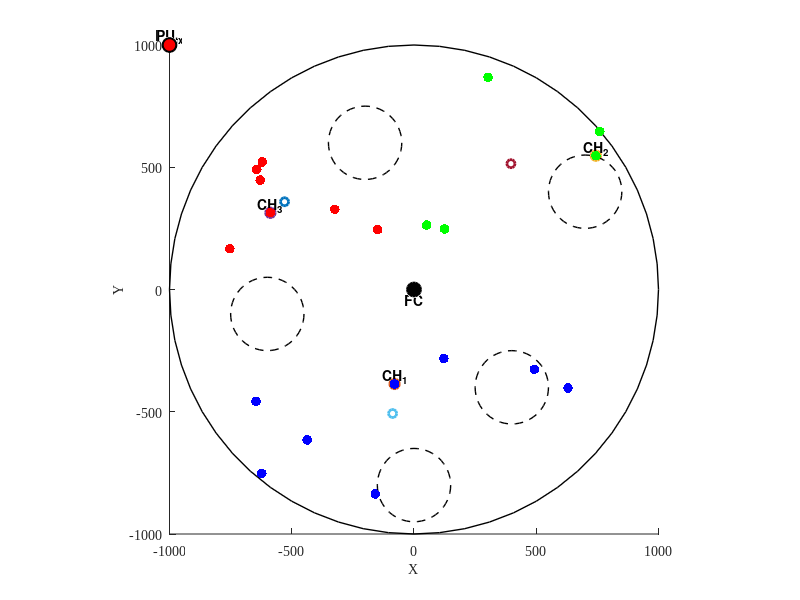

Source code (MATLAB):
clear variables; close all; clc; 

%% Parâmetros
m_T                        = 20; % Número de usuários secundários
c_max                      = 3; % Número máximo de clusters
r                          = 1000; % Área de cobertura, m
PU                         = 1; % Transmissor primário
xPU                        = -r; % Coordenada x do PU
yPU                        = r; % Coordenada y do PU
xFC                        = 0; % Coordenada x do FC, igual yFC

%% Áreas de sombras
raio_1                     = 150; 
x_center_1                 = -200;
y_center_1                 = 600; 

raio_2                     = 150; 
x_center_2                 = 700; 
y_center_2                 = 400; 

raio_3                     = 150;
x_center_3                 = 400; 
y_center_3                 = -400; 

raio_4                     = 150; 
x_center_4                 = 0; 
y_center_4                 = -800; 

raio_5                     = 150; 
x_center_5                 = -600; 
y_center_5                 = -100; 


%% Gerar X e Y aleatoriamente com distribuição uniforme
p = sqrt(rand(1, m_T));  % Distribuição radial para manter a uniformidade
theta = 2 * pi * rand(1, m_T);  % Ângulo aleatório entre 0 e 2π
x = p .* cos(theta) * r;  % Coordenada x
y = p .* sin(theta) * r;  % Coordenada y

coords = [x; y];

% % Plot dos pontos gerados
% figure(1);
% hold on;
% % Alterar a fonte globalmente
% set(gca, 'FontName', 'Times New Roman'); % Configura a fonte dos eixos
% set(findall(gcf,'type','text'), 'FontName', 'Times New Roman'); % Configura a fonte de todos os textos na figura
% 
% % Plot PU
% scatter(xPU, yPU, 100, 'r^', 'MarkerEdgeColor', 'k', 'MarkerFaceColor', 'r', 'LineWidth', 1.5);
% text(xPU, yPU + 5, '\bf{PU}_{tx}', 'HorizontalAlignment', 'center', 'VerticalAlignment', 'bottom', 'FontSize', 10, 'FontWeight', 'bold');
% % Plot FC
% scatter(xFC, xFC, 100, 'g^', 'MarkerEdgeColor', 'k', 'MarkerFaceColor', 'k', 'LineWidth', 1.5); 
% text(xFC, xFC - 15, 'FC', 'HorizontalAlignment', 'center', 'VerticalAlignment', 'top', 'FontSize', 10, 'FontWeight', 'bold');
% 
% legendLabels = {'Primary User (PU)', 'Fusion Center (FC)', 'Secondary User (SUs)'};
% 
% % scatter(x, y, 50, 'bo', 'MarkerFaceColor', 'b', 'LineWidth', 1.5);
% scatter(x, y, 'b', 'filled');  
% for i = 1:m_T
%     text(x(i), y(i), sprintf('%d', i), 'VerticalAlignment', 'bottom', 'HorizontalAlignment', 'right');
% end
% 
%  % % Zonas sombreadas
% rectangle('Position', [x_center_1 - raio_1, y_center_1 - raio_1, 2*raio_1, 2*raio_1], 'Curvature', [1, 1], 'EdgeColor', [0 0 0], 'LineWidth', 1, 'LineStyle', '--'); % Desenha a área obstáculo
% rectangle('Position', [x_center_2 - raio_2, y_center_2 - raio_2, 2*raio_2, 2*raio_2], 'Curvature', [1, 1], 'EdgeColor', [0 0 0], 'LineWidth', 1, 'LineStyle', '--');
% rectangle('Position', [x_center_3 - raio_3, y_center_3 - raio_3, 2*raio_3, 2*raio_3], 'Curvature', [1, 1], 'EdgeColor', [0 0 0], 'LineWidth', 1, 'LineStyle', '--');
% rectangle('Position', [x_center_4 - raio_4, y_center_4 - raio_4, 2*raio_4, 2*raio_4], 'Curvature', [1, 1], 'EdgeColor', [0 0 0], 'LineWidth', 1, 'LineStyle', '--');
% rectangle('Position', [x_center_5 - raio_5, y_center_5 - raio_5, 2*raio_5, 2*raio_5], 'Curvature', [1, 1], 'EdgeColor', [0 0 0], 'LineWidth', 1, 'LineStyle', '--');
% 
% % % Adicionar legenda nas zonas sombreadas
% % text(x_center_1, y_center_1, 'Shadowed Areas 1', 'HorizontalAlignment', 'center', 'VerticalAlignment', 'middle', 'FontSize', 7, 'FontWeight', 'bold', 'Color', 'k'); % Adiciona rótulo à área obstáculo
% % text(x_center_2, y_center_2, 'Shadowed Areas 2', 'HorizontalAlignment', 'center', 'VerticalAlignment', 'middle', 'FontSize', 7, 'FontWeight', 'bold', 'Color', 'k');
% % text(x_center_3, y_center_3, 'Shadowed Areas 3', 'HorizontalAlignment', 'center', 'VerticalAlignment', 'middle', 'FontSize', 7, 'FontWeight', 'bold', 'Color', 'k');
% % text(x_center_4, y_center_4, 'Shadowed Areas 4', 'HorizontalAlignment', 'center', 'VerticalAlignment', 'middle', 'FontSize', 7, 'FontWeight', 'bold', 'Color', 'k');
% % text(x_center_5, y_center_5, 'Shadowed Areas 5', 'HorizontalAlignment', 'center', 'VerticalAlignment', 'middle', 'FontSize', 7, 'FontWeight', 'bold', 'Color', 'k');
% 
% % Adicionando o círculo de cobertura ao gráfico
% rectangle('Position', [xFC - r, xFC - r, 2*r, 2*r], 'Curvature', [1, 1], 'EdgeColor', [0 0 0], 'LineWidth', 1) %.5, 'LineStyle', '--');
% axis equal;
% 
% % grid on;
% hold off;
% xlim([-r, r]);
% ylim([-r, r]);
% xlabel('X');
% ylabel('Y');
% title('Distribuição espacial dos SUs');
% legend(legendLabels, 'Location', 'best');


x = coords(1, :);  % Coordenadas X dos SUs
y = coords(2, :);  % Coordenadas Y dos SUs


% Usar k-means clustering para formar c_max clusters
[idx, centroids] = kmeans([x;y]',c_max);

% Array para armazenar as coordenadas dos SUs. Uso apenas plotar a figura 2 
SU = cell(c_max, 1); % Inicializa um array de células para armazenar as coordenadas dos SUs em cada cluster
for i = 1:c_max
    SU{i} = [x(idx == i); y(idx == i)]; % Armazena as coordenadas dos SUs pertencentes ao i-ésimo cluster
end

% Array para armazenar as coordenadas dos CHs. Use CH{#} para recuperar os valores.
CH = cell(c_max, 1); % Array to store the CHs' coordinates. Use CH{#} to retrive the values.,
for i = 1:c_max
    x_cluster = x(idx == i); % Obtém as coordenadas x dos SUs no i-ésimo cluster
    y_cluster = y(idx == i); % Obtém as coordenadas y dos SUs no i-ésimo cluster
    distances = sqrt((centroids(i, 1) - x_cluster).^2 + (centroids(i, 2) - y_cluster).^2);  % Calcula as distâncias de cada SU ao centróide do cluste
    [~, min_index] = min(distances);  % Encontra o SU mais próximo do centróide
    CH{i} = [x_cluster(min_index), y_cluster(min_index)]'; % Armazena as coordenadas do CH mais próximo ao centróide
end

% Cores para cada cluster
cluster_colors = [0 0 1;  % Azul
                  0 1 0;  % Verde
                  1 0 0]; % Vermelho
figure(2)
hold on;
% Alterar a fonte globalmente
set(gca, 'FontName', 'Times New Roman', 'FontSize', 10); % Configura a fonte dos eixos
set(findall(gcf,'type','text'), 'FontName', 'Times New Roman', 'FontSize', 10); % Configura a fonte de todos os textos na figura

% Se necessário, configure também o tamanho da fonte
set(gca, 'FontSize', 10); % Configura o tamanho da fonte dos eixos
set(findall(gcf, 'type', 'text'), 'FontSize', 10); % Configura o tamanho da fonte dos textos

for i = 1:c_max
    scatter(SU{i}(1, :), SU{i}(2, :), 50, 'filled', 'MarkerFaceColor', cluster_colors(i, :));
end

% Plotar o FC, PU
scatter(xFC, xFC, 100, 'g^', 'MarkerEdgeColor', 'k', 'MarkerFaceColor', 'k', 'LineWidth', 1.5); % FC 
scatter(xPU, yPU, 100, 'r^', 'MarkerEdgeColor', 'k', 'MarkerFaceColor', 'r', 'LineWidth', 1.5); % PU 

% Adicionar os nomes para FC, PU 
text(xFC, xFC - 15, 'FC', 'HorizontalAlignment', 'center', 'VerticalAlignment', 'top', 'FontSize', 10, 'FontWeight', 'bold');
% text(xPU, yPU + 5, '\bf{PU}_{tx}', 'HorizontalAlignment', 'center', 'VerticalAlignment', 'bottom', 'FontSize', 10, 'FontWeight', 'bold');
text(xPU, yPU + 6, '\bf{PU}_{tx}', 'HorizontalAlignment', 'center', 'VerticalAlignment', 'bottom', 'FontSize', 10, 'FontWeight', 'bold');


% % Adicionar rótulos aos pontos
% for i = 1:m_T
%     text(x(i), y(i), sprintf('%d', i), 'VerticalAlignment', 'bottom', 'HorizontalAlignment', 'right');
% end

% Plotar os centroides com uma cruz
for i = 1:c_max
    scatter(centroids(i, 1), centroids(i, 2), 'kx', 'LineWidth', 2);
end

% Plotar os CH com um círculo preto, que são os pontos mais próximos dos centroids
for i = 1:c_max
    scatter(CH{i}(1), CH{i}(2), 50, 'ko', 'LineWidth', 2); % Círculo preto para representar a média do cluster head
end
% Colocar legenda no CH
for i = 1:c_max
    text(CH{i}(1), CH{i}(2), sprintf('CH_{%d}', i), 'HorizontalAlignment', 'center', 'VerticalAlignment', 'bottom', 'FontSize', 10, 'FontWeight', 'bold');
end

% Representação das zonas sombreadas
rectangle('Position', [x_center_1 - raio_1, y_center_1 - raio_1, 2*raio_1, 2*raio_1], ...
  'Curvature', [1, 1], 'EdgeColor', [0 0 0], 'LineWidth', 1, 'LineStyle', '--');
rectangle('Position', [x_center_2 - raio_2, y_center_2 - raio_2, 2*raio_2, 2*raio_2], 'Curvature', [1, 1], 'EdgeColor', [0 0 0], 'LineWidth', 1, 'LineStyle', '--');
rectangle('Position', [x_center_3 - raio_3, y_center_3 - raio_3, 2*raio_3, 2*raio_3], 'Curvature', [1, 1], 'EdgeColor', [0 0 0], 'LineWidth', 1, 'LineStyle', '--');
rectangle('Position', [x_center_4 - raio_4, y_center_4 - raio_4, 2*raio_4, 2*raio_4], 'Curvature', [1, 1], 'EdgeColor', [0 0 0], 'LineWidth', 1, 'LineStyle', '--');
rectangle('Position', [x_center_5 - raio_5, y_center_5 - raio_5, 2*raio_5, 2*raio_5], 'Curvature', [1, 1], 'EdgeColor', [0 0 0], 'LineWidth', 1, 'LineStyle', '--');

% % Adicionar legenda à área obstáculo
% text(x_center_1, y_center_1+180, 'Shadowed Areas', 'HorizontalAlignment', 'center', 'VerticalAlignment', 'middle', 'FontSize', 8, 'FontWeight', 'bold', 'Color', 'k'); % Adiciona rótulo à área obstáculo
% text(x_center_2, y_center_2, 'Shadowed Areas 2', 'HorizontalAlignment', 'center', 'VerticalAlignment', 'middle', 'FontSize', 7, 'FontWeight', 'bold', 'Color', 'k');
% text(x_center_3, y_center_3, 'Shadowed Areas 3', 'HorizontalAlignment', 'center', 'VerticalAlignment', 'middle', 'FontSize', 7, 'FontWeight', 'bold', 'Color', 'k');
% text(x_center_4, y_center_4, 'Shadowed Areas 4', 'HorizontalAlignment', 'center', 'VerticalAlignment', 'middle', 'FontSize', 7, 'FontWeight', 'bold', 'Color', 'k');
% text(x_center_5, y_center_5, 'Shadowed Areas 5', 'HorizontalAlignment', 'center', 'VerticalAlignment', 'middle', 'FontSize', 7, 'FontWeight', 'bold', 'Color', 'k');

% Adicionando o círculo de cobertura ao gráfico
rectangle('Position', [xFC - r, xFC - r, 2*r, 2*r], 'Curvature', [1, 1], 'EdgeColor', [0 0 0], 'LineWidth', 1) %.5, 'LineStyle', '--');
axis equal;

% grid on; % Adicionar grid

hold off;
xlim([-r, r]);
ylim([-r, r]);

% % Criar rótulos da legenda automaticamente
% legendLabels = cell(c_max + 3, 1);
% for i = 1:c_max
%     legendLabels{i} = sprintf('Cluster %d', i);
% end
% legendLabels{c_max+1} = 'FC';
% legendLabels{c_max+2} = 'PU';
% legendLabels{c_max+3} = 'Centroids';

% title('Agrupamento dos SUs (K-Means)');
% grid on
xlabel('X');
ylabel('Y');
% legend(legendLabels, 'Location', 'best', 'FontSize', 8);

% Salvar a figura como EMF
% print('figure1.emf', '-dmeta', '-r300'); % Salva como EMF com 300 DPI
% savefig('figure1.fig'); % Salva como EMF com 300 DPI


%createfigure(X1, Y1, Size1, X2, Y2, X3, Y3, X4, Size2, Color1, X5, Y4, Color2, X6, Y5, Size3, Color3, X7, Y6, X8, Y7, X9, Y8, X10, Y9, X11, Y10)